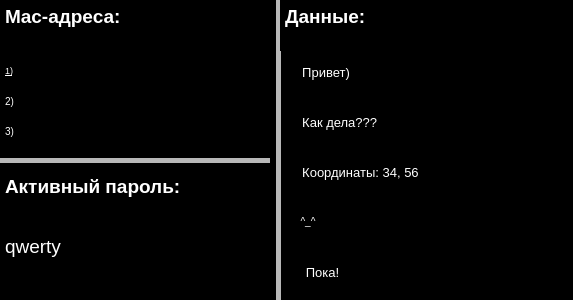
<?xml version="1.0" encoding="UTF-8"?>
<ui version="4.0">
 <class>Dialog</class>
 <widget class="QDialog" name="Dialog">
  <property name="geometry">
   <rect>
    <x>0</x>
    <y>0</y>
    <width>573</width>
    <height>300</height>
   </rect>
  </property>
  <property name="sizeIncrement">
   <size>
    <width>640</width>
    <height>480</height>
   </size>
  </property>
  <property name="windowTitle">
   <string>Program</string>
  </property>
  <property name="styleSheet">
   <string notr="true">background-color:rgb(0, 0, 0)</string>
  </property>
  <widget class="Line" name="line">
   <property name="geometry">
    <rect>
     <x>270</x>
     <y>-20</y>
     <width>16</width>
     <height>321</height>
    </rect>
   </property>
   <property name="minimumSize">
    <size>
     <width>0</width>
     <height>0</height>
    </size>
   </property>
   <property name="sizeIncrement">
    <size>
     <width>90</width>
     <height>90</height>
    </size>
   </property>
   <property name="baseSize">
    <size>
     <width>90</width>
     <height>90</height>
    </size>
   </property>
   <property name="font">
    <font>
     <family>Niagara Solid</family>
    </font>
   </property>
   <property name="mouseTracking">
    <bool>false</bool>
   </property>
   <property name="tabletTracking">
    <bool>false</bool>
   </property>
   <property name="acceptDrops">
    <bool>false</bool>
   </property>
   <property name="autoFillBackground">
    <bool>false</bool>
   </property>
   <property name="midLineWidth">
    <number>5</number>
   </property>
   <property name="orientation">
    <enum>Qt::Vertical</enum>
   </property>
  </widget>
  <widget class="Line" name="line_2">
   <property name="geometry">
    <rect>
     <x>-10</x>
     <y>150</y>
     <width>281</width>
     <height>20</height>
    </rect>
   </property>
   <property name="midLineWidth">
    <number>5</number>
   </property>
   <property name="orientation">
    <enum>Qt::Horizontal</enum>
   </property>
  </widget>
  <widget class="QTextBrowser" name="textBrowser">
   <property name="geometry">
    <rect>
     <x>0</x>
     <y>0</y>
     <width>271</width>
     <height>61</height>
    </rect>
   </property>
   <property name="styleSheet">
    <string notr="true">background-color: rgb(0, 0, 0);
color: rgb(255, 255, 255);</string>
   </property>
   <property name="html">
    <string>&lt;!DOCTYPE HTML PUBLIC &quot;-//W3C//DTD HTML 4.0//EN&quot; &quot;http://www.w3.org/TR/REC-html40/strict.dtd&quot;&gt;
&lt;html&gt;&lt;head&gt;&lt;meta name=&quot;qrichtext&quot; content=&quot;1&quot; /&gt;&lt;style type=&quot;text/css&quot;&gt;
p, li { white-space: pre-wrap; }
&lt;/style&gt;&lt;/head&gt;&lt;body style=&quot; font-family:'MS Shell Dlg 2'; font-size:7.8pt; font-weight:400; font-style:normal;&quot;&gt;
&lt;p style=&quot; margin-top:0px; margin-bottom:0px; margin-left:0px; margin-right:0px; -qt-block-indent:0; text-indent:0px;&quot;&gt;&lt;span style=&quot; font-size:14pt; font-weight:600;&quot;&gt;Mac-адреса:&lt;/span&gt;&lt;/p&gt;&lt;/body&gt;&lt;/html&gt;</string>
   </property>
  </widget>
  <widget class="QRadioButton" name="radioButton">
   <property name="geometry">
    <rect>
     <x>40</x>
     <y>61</y>
     <width>21</width>
     <height>20</height>
    </rect>
   </property>
   <property name="styleSheet">
    <string notr="true">background-color: rgb(0, 0, 0);
color: rgb(255, 255, 255);</string>
   </property>
   <property name="text">
    <string/>
   </property>
  </widget>
  <widget class="QRadioButton" name="radioButton_2">
   <property name="geometry">
    <rect>
     <x>40</x>
     <y>90</y>
     <width>16</width>
     <height>20</height>
    </rect>
   </property>
   <property name="styleSheet">
    <string notr="true">background-color: rgb(0, 0, 0);
color: rgb(255, 255, 255);</string>
   </property>
   <property name="text">
    <string/>
   </property>
  </widget>
  <widget class="QTextBrowser" name="textBrowser_2">
   <property name="geometry">
    <rect>
     <x>0</x>
     <y>60</y>
     <width>31</width>
     <height>31</height>
    </rect>
   </property>
   <property name="styleSheet">
    <string notr="true">background-color: rgb(0, 0, 0);
color: rgb(255, 255, 255);</string>
   </property>
   <property name="html">
    <string>&lt;!DOCTYPE HTML PUBLIC &quot;-//W3C//DTD HTML 4.0//EN&quot; &quot;http://www.w3.org/TR/REC-html40/strict.dtd&quot;&gt;
&lt;html&gt;&lt;head&gt;&lt;meta name=&quot;qrichtext&quot; content=&quot;1&quot; /&gt;&lt;style type=&quot;text/css&quot;&gt;
p, li { white-space: pre-wrap; }
&lt;/style&gt;&lt;/head&gt;&lt;body style=&quot; font-family:'MS Shell Dlg 2'; font-size:7.8pt; font-weight:400; font-style:normal;&quot;&gt;
&lt;p style=&quot; margin-top:0px; margin-bottom:0px; margin-left:0px; margin-right:0px; -qt-block-indent:0; text-indent:0px;&quot;&gt;&lt;span style=&quot; font-size:7pt; text-decoration: underline;&quot;&gt;1)&lt;/span&gt;&lt;/p&gt;&lt;/body&gt;&lt;/html&gt;</string>
   </property>
  </widget>
  <widget class="QTextBrowser" name="textBrowser_3">
   <property name="geometry">
    <rect>
     <x>0</x>
     <y>90</y>
     <width>31</width>
     <height>31</height>
    </rect>
   </property>
   <property name="styleSheet">
    <string notr="true">background-color: rgb(0, 0, 0);
color: rgb(255, 255, 255);</string>
   </property>
   <property name="html">
    <string>&lt;!DOCTYPE HTML PUBLIC &quot;-//W3C//DTD HTML 4.0//EN&quot; &quot;http://www.w3.org/TR/REC-html40/strict.dtd&quot;&gt;
&lt;html&gt;&lt;head&gt;&lt;meta name=&quot;qrichtext&quot; content=&quot;1&quot; /&gt;&lt;style type=&quot;text/css&quot;&gt;
p, li { white-space: pre-wrap; }
&lt;/style&gt;&lt;/head&gt;&lt;body style=&quot; font-family:'MS Shell Dlg 2'; font-size:7.8pt; font-weight:400; font-style:normal;&quot;&gt;
&lt;p style=&quot; margin-top:0px; margin-bottom:0px; margin-left:0px; margin-right:0px; -qt-block-indent:0; text-indent:0px;&quot;&gt;2)&lt;/p&gt;&lt;/body&gt;&lt;/html&gt;</string>
   </property>
  </widget>
  <widget class="QTextBrowser" name="textBrowser_4">
   <property name="geometry">
    <rect>
     <x>0</x>
     <y>120</y>
     <width>31</width>
     <height>31</height>
    </rect>
   </property>
   <property name="styleSheet">
    <string notr="true">background-color: rgb(0, 0, 0);
color: rgb(255, 255, 255);</string>
   </property>
   <property name="html">
    <string>&lt;!DOCTYPE HTML PUBLIC &quot;-//W3C//DTD HTML 4.0//EN&quot; &quot;http://www.w3.org/TR/REC-html40/strict.dtd&quot;&gt;
&lt;html&gt;&lt;head&gt;&lt;meta name=&quot;qrichtext&quot; content=&quot;1&quot; /&gt;&lt;style type=&quot;text/css&quot;&gt;
p, li { white-space: pre-wrap; }
&lt;/style&gt;&lt;/head&gt;&lt;body style=&quot; font-family:'MS Shell Dlg 2'; font-size:7.8pt; font-weight:400; font-style:normal;&quot;&gt;
&lt;p style=&quot; margin-top:0px; margin-bottom:0px; margin-left:0px; margin-right:0px; -qt-block-indent:0; text-indent:0px;&quot;&gt;3)&lt;/p&gt;&lt;/body&gt;&lt;/html&gt;</string>
   </property>
  </widget>
  <widget class="QRadioButton" name="radioButton_3">
   <property name="geometry">
    <rect>
     <x>40</x>
     <y>120</y>
     <width>21</width>
     <height>20</height>
    </rect>
   </property>
   <property name="styleSheet">
    <string notr="true">background-color: rgb(0, 0, 0);
color: rgb(255, 255, 255);</string>
   </property>
   <property name="text">
    <string/>
   </property>
  </widget>
  <widget class="QTextBrowser" name="textBrowser_5">
   <property name="geometry">
    <rect>
     <x>0</x>
     <y>170</y>
     <width>271</width>
     <height>41</height>
    </rect>
   </property>
   <property name="styleSheet">
    <string notr="true">background-color: rgb(0, 0, 0);
color: rgb(255, 255, 255);</string>
   </property>
   <property name="html">
    <string>&lt;!DOCTYPE HTML PUBLIC &quot;-//W3C//DTD HTML 4.0//EN&quot; &quot;http://www.w3.org/TR/REC-html40/strict.dtd&quot;&gt;
&lt;html&gt;&lt;head&gt;&lt;meta name=&quot;qrichtext&quot; content=&quot;1&quot; /&gt;&lt;style type=&quot;text/css&quot;&gt;
p, li { white-space: pre-wrap; }
&lt;/style&gt;&lt;/head&gt;&lt;body style=&quot; font-family:'MS Shell Dlg 2'; font-size:7.8pt; font-weight:400; font-style:normal;&quot;&gt;
&lt;p style=&quot; margin-top:0px; margin-bottom:0px; margin-left:0px; margin-right:0px; -qt-block-indent:0; text-indent:0px;&quot;&gt;&lt;span style=&quot; font-size:14pt; font-weight:600;&quot;&gt;Активный пароль:&lt;/span&gt;&lt;/p&gt;&lt;/body&gt;&lt;/html&gt;</string>
   </property>
  </widget>
  <widget class="QTextBrowser" name="textBrowser_6">
   <property name="geometry">
    <rect>
     <x>0</x>
     <y>230</y>
     <width>271</width>
     <height>41</height>
    </rect>
   </property>
   <property name="styleSheet">
    <string notr="true">background-color: rgb(0, 0, 0);
color: rgb(255, 255, 255);</string>
   </property>
   <property name="html">
    <string>&lt;!DOCTYPE HTML PUBLIC &quot;-//W3C//DTD HTML 4.0//EN&quot; &quot;http://www.w3.org/TR/REC-html40/strict.dtd&quot;&gt;
&lt;html&gt;&lt;head&gt;&lt;meta name=&quot;qrichtext&quot; content=&quot;1&quot; /&gt;&lt;style type=&quot;text/css&quot;&gt;
p, li { white-space: pre-wrap; }
&lt;/style&gt;&lt;/head&gt;&lt;body style=&quot; font-family:'MS Shell Dlg 2'; font-size:7.8pt; font-weight:400; font-style:normal;&quot;&gt;
&lt;p style=&quot; margin-top:0px; margin-bottom:0px; margin-left:0px; margin-right:0px; -qt-block-indent:0; text-indent:0px;&quot;&gt;&lt;span style=&quot; font-size:14pt;&quot;&gt;qwerty&lt;/span&gt;&lt;/p&gt;&lt;/body&gt;&lt;/html&gt;</string>
   </property>
  </widget>
  <widget class="QTextBrowser" name="textBrowser_7">
   <property name="geometry">
    <rect>
     <x>280</x>
     <y>0</y>
     <width>291</width>
     <height>51</height>
    </rect>
   </property>
   <property name="styleSheet">
    <string notr="true">background-color: rgb(0, 0, 0);
color: rgb(255, 255, 255);</string>
   </property>
   <property name="html">
    <string>&lt;!DOCTYPE HTML PUBLIC &quot;-//W3C//DTD HTML 4.0//EN&quot; &quot;http://www.w3.org/TR/REC-html40/strict.dtd&quot;&gt;
&lt;html&gt;&lt;head&gt;&lt;meta name=&quot;qrichtext&quot; content=&quot;1&quot; /&gt;&lt;style type=&quot;text/css&quot;&gt;
p, li { white-space: pre-wrap; }
&lt;/style&gt;&lt;/head&gt;&lt;body style=&quot; font-family:'MS Shell Dlg 2'; font-size:7.8pt; font-weight:400; font-style:normal;&quot;&gt;
&lt;p style=&quot; margin-top:0px; margin-bottom:0px; margin-left:0px; margin-right:0px; -qt-block-indent:0; text-indent:0px;&quot;&gt;&lt;span style=&quot; font-size:14pt; font-weight:600;&quot;&gt;Данные:&lt;/span&gt;&lt;/p&gt;&lt;/body&gt;&lt;/html&gt;</string>
   </property>
  </widget>
  <widget class="QTextBrowser" name="textBrowser_8">
   <property name="geometry">
    <rect>
     <x>290</x>
     <y>60</y>
     <width>271</width>
     <height>31</height>
    </rect>
   </property>
   <property name="styleSheet">
    <string notr="true">background-color: rgb(0, 0, 0);
color: rgb(255, 255, 255);</string>
   </property>
   <property name="html">
    <string>&lt;!DOCTYPE HTML PUBLIC &quot;-//W3C//DTD HTML 4.0//EN&quot; &quot;http://www.w3.org/TR/REC-html40/strict.dtd&quot;&gt;
&lt;html&gt;&lt;head&gt;&lt;meta name=&quot;qrichtext&quot; content=&quot;1&quot; /&gt;&lt;style type=&quot;text/css&quot;&gt;
p, li { white-space: pre-wrap; }
&lt;/style&gt;&lt;/head&gt;&lt;body style=&quot; font-family:'MS Shell Dlg 2'; font-size:7.8pt; font-weight:400; font-style:normal;&quot;&gt;
&lt;p style=&quot; margin-top:0px; margin-bottom:0px; margin-left:0px; margin-right:0px; -qt-block-indent:0; text-indent:0px;&quot;&gt;&lt;span style=&quot; font-size:10pt;&quot;&gt;  Привет)&lt;/span&gt;&lt;/p&gt;&lt;/body&gt;&lt;/html&gt;</string>
   </property>
  </widget>
  <widget class="QTextBrowser" name="textBrowser_9">
   <property name="geometry">
    <rect>
     <x>290</x>
     <y>110</y>
     <width>271</width>
     <height>31</height>
    </rect>
   </property>
   <property name="styleSheet">
    <string notr="true">background-color: rgb(0, 0, 0);
color: rgb(255, 255, 255);
</string>
   </property>
   <property name="html">
    <string>&lt;!DOCTYPE HTML PUBLIC &quot;-//W3C//DTD HTML 4.0//EN&quot; &quot;http://www.w3.org/TR/REC-html40/strict.dtd&quot;&gt;
&lt;html&gt;&lt;head&gt;&lt;meta name=&quot;qrichtext&quot; content=&quot;1&quot; /&gt;&lt;style type=&quot;text/css&quot;&gt;
p, li { white-space: pre-wrap; }
&lt;/style&gt;&lt;/head&gt;&lt;body style=&quot; font-family:'MS Shell Dlg 2'; font-size:7.8pt; font-weight:400; font-style:normal;&quot;&gt;
&lt;p style=&quot; margin-top:0px; margin-bottom:0px; margin-left:0px; margin-right:0px; -qt-block-indent:0; text-indent:0px;&quot;&gt;&lt;span style=&quot; font-size:10pt;&quot;&gt;  Как дела???&lt;/span&gt;&lt;/p&gt;&lt;/body&gt;&lt;/html&gt;</string>
   </property>
  </widget>
  <widget class="QTextBrowser" name="textBrowser_12">
   <property name="geometry">
    <rect>
     <x>290</x>
     <y>210</y>
     <width>271</width>
     <height>31</height>
    </rect>
   </property>
   <property name="styleSheet">
    <string notr="true">background-color: rgb(0, 0, 0);
color: rgb(255, 255, 255);</string>
   </property>
   <property name="html">
    <string>&lt;!DOCTYPE HTML PUBLIC &quot;-//W3C//DTD HTML 4.0//EN&quot; &quot;http://www.w3.org/TR/REC-html40/strict.dtd&quot;&gt;
&lt;html&gt;&lt;head&gt;&lt;meta name=&quot;qrichtext&quot; content=&quot;1&quot; /&gt;&lt;style type=&quot;text/css&quot;&gt;
p, li { white-space: pre-wrap; }
&lt;/style&gt;&lt;/head&gt;&lt;body style=&quot; font-family:'MS Shell Dlg 2'; font-size:7.8pt; font-weight:400; font-style:normal;&quot;&gt;
&lt;p style=&quot; margin-top:0px; margin-bottom:0px; margin-left:0px; margin-right:0px; -qt-block-indent:0; text-indent:0px;&quot;&gt;  ^_^ &lt;/p&gt;&lt;/body&gt;&lt;/html&gt;</string>
   </property>
  </widget>
  <widget class="QTextBrowser" name="textBrowser_11">
   <property name="geometry">
    <rect>
     <x>290</x>
     <y>160</y>
     <width>271</width>
     <height>31</height>
    </rect>
   </property>
   <property name="styleSheet">
    <string notr="true">background-color: rgb(0, 0, 0);
color: rgb(255, 255, 255);
</string>
   </property>
   <property name="html">
    <string>&lt;!DOCTYPE HTML PUBLIC &quot;-//W3C//DTD HTML 4.0//EN&quot; &quot;http://www.w3.org/TR/REC-html40/strict.dtd&quot;&gt;
&lt;html&gt;&lt;head&gt;&lt;meta name=&quot;qrichtext&quot; content=&quot;1&quot; /&gt;&lt;style type=&quot;text/css&quot;&gt;
p, li { white-space: pre-wrap; }
&lt;/style&gt;&lt;/head&gt;&lt;body style=&quot; font-family:'MS Shell Dlg 2'; font-size:7.8pt; font-weight:400; font-style:normal;&quot;&gt;
&lt;p style=&quot; margin-top:0px; margin-bottom:0px; margin-left:0px; margin-right:0px; -qt-block-indent:0; text-indent:0px;&quot;&gt;&lt;span style=&quot; font-size:10pt;&quot;&gt;  Координаты: 34, 56&lt;/span&gt;&lt;/p&gt;&lt;/body&gt;&lt;/html&gt;</string>
   </property>
  </widget>
  <widget class="QTextBrowser" name="textBrowser_13">
   <property name="geometry">
    <rect>
     <x>290</x>
     <y>260</y>
     <width>271</width>
     <height>31</height>
    </rect>
   </property>
   <property name="styleSheet">
    <string notr="true">background-color: rgb(0, 0, 0);
color: rgb(255, 255, 255);</string>
   </property>
   <property name="html">
    <string>&lt;!DOCTYPE HTML PUBLIC &quot;-//W3C//DTD HTML 4.0//EN&quot; &quot;http://www.w3.org/TR/REC-html40/strict.dtd&quot;&gt;
&lt;html&gt;&lt;head&gt;&lt;meta name=&quot;qrichtext&quot; content=&quot;1&quot; /&gt;&lt;style type=&quot;text/css&quot;&gt;
p, li { white-space: pre-wrap; }
&lt;/style&gt;&lt;/head&gt;&lt;body style=&quot; font-family:'MS Shell Dlg 2'; font-size:7.8pt; font-weight:400; font-style:normal;&quot;&gt;
&lt;p style=&quot; margin-top:0px; margin-bottom:0px; margin-left:0px; margin-right:0px; -qt-block-indent:0; text-indent:0px;&quot;&gt;&lt;span style=&quot; font-size:10pt;&quot;&gt;   Пока!&lt;/span&gt;&lt;/p&gt;&lt;/body&gt;&lt;/html&gt;</string>
   </property>
  </widget>
  <widget class="QLineEdit" name="lineEdit">
   <property name="geometry">
    <rect>
     <x>70</x>
     <y>60</y>
     <width>201</width>
     <height>21</height>
    </rect>
   </property>
   <property name="styleSheet">
    <string notr="true">background-color: rgb(0, 0, 0);
color: rgb(255, 255, 255);</string>
   </property>
   <property name="text">
    <string/>
   </property>
  </widget>
  <widget class="QLineEdit" name="lineEdit_2">
   <property name="geometry">
    <rect>
     <x>70</x>
     <y>120</y>
     <width>201</width>
     <height>22</height>
    </rect>
   </property>
   <property name="styleSheet">
    <string notr="true">background-color: rgb(0, 0, 0);
color: rgb(255, 255, 255);</string>
   </property>
   <property name="text">
    <string/>
   </property>
  </widget>
  <widget class="QLineEdit" name="lineEdit_3">
   <property name="geometry">
    <rect>
     <x>70</x>
     <y>90</y>
     <width>201</width>
     <height>22</height>
    </rect>
   </property>
   <property name="styleSheet">
    <string notr="true">background-color: rgb(0, 0, 0);
color: rgb(255, 255, 255);</string>
   </property>
   <property name="text">
    <string/>
   </property>
  </widget>
 </widget>
 <resources/>
 <connections/>
</ui>
